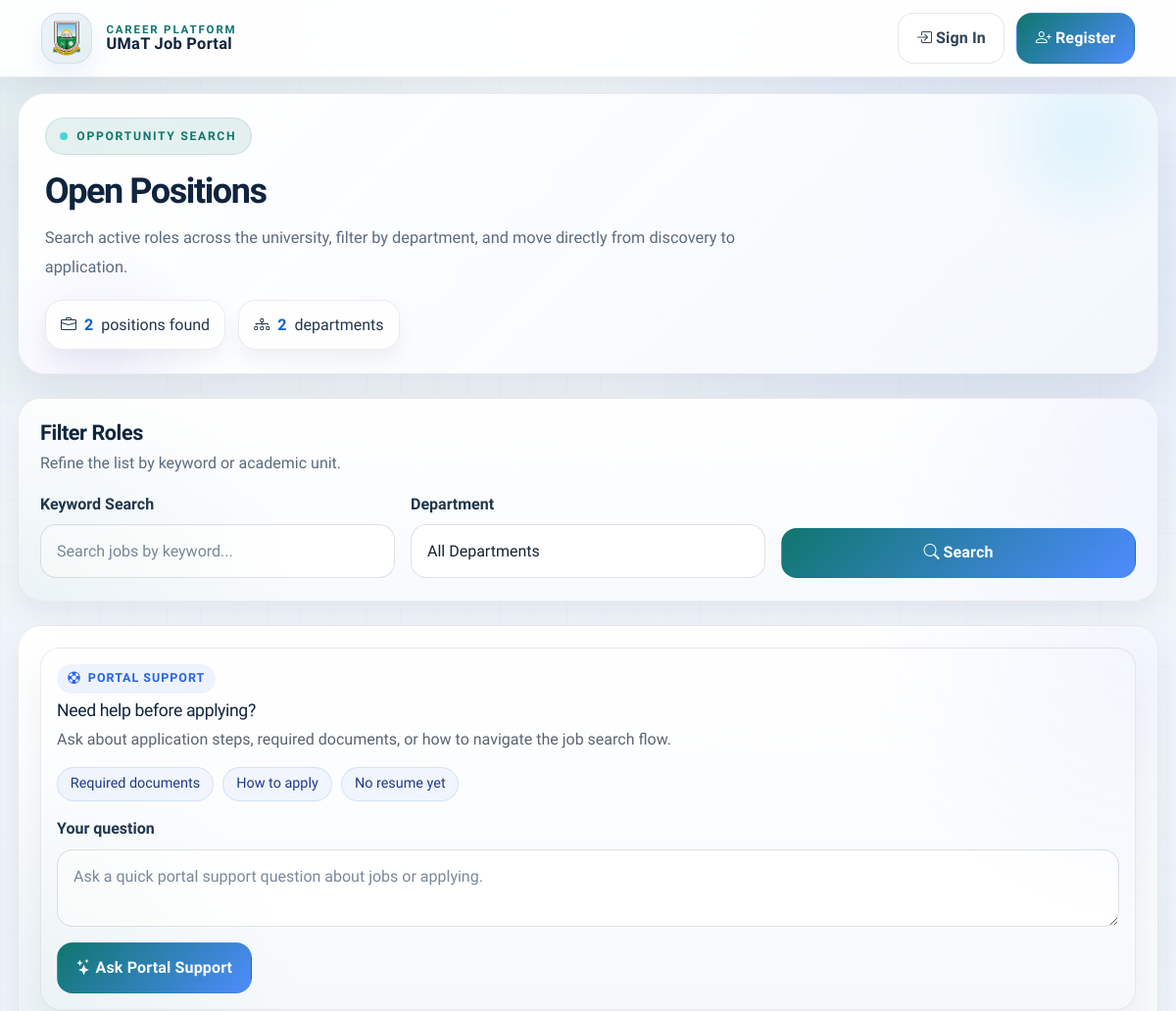
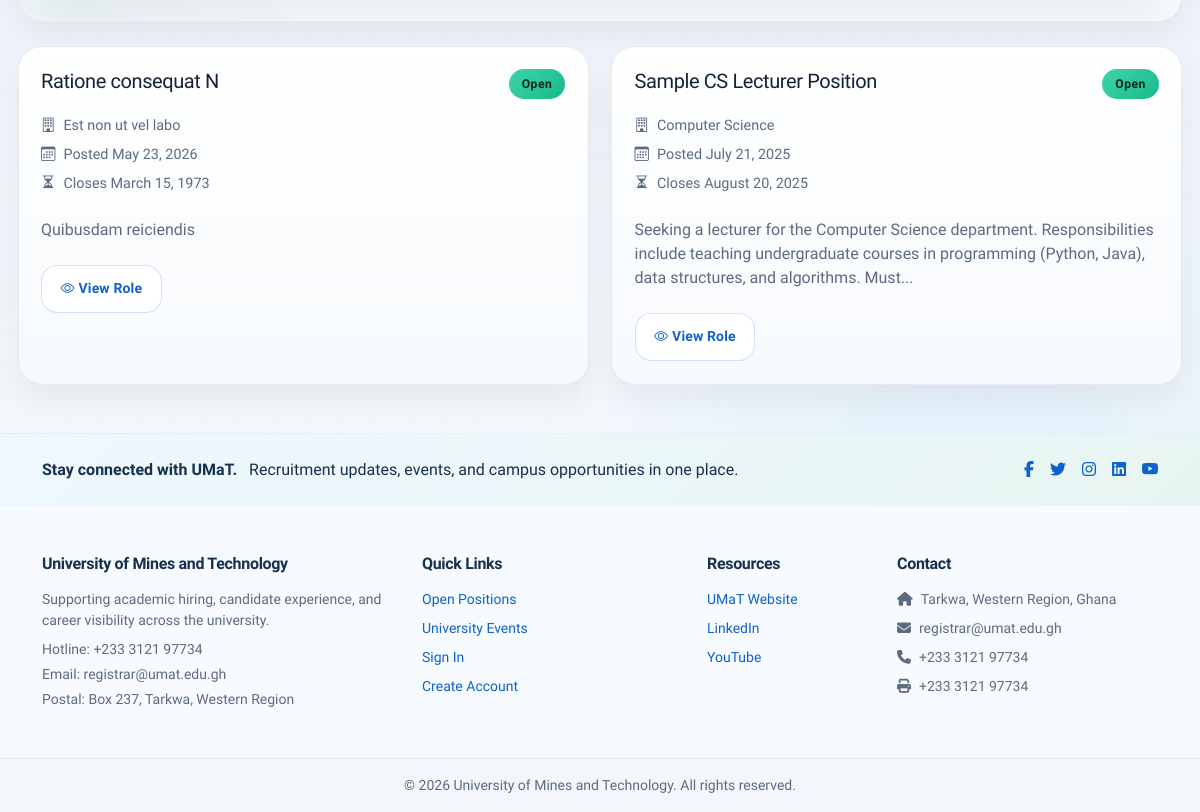
Page /jobs on the committed database (2 pictures, top to bottom).
### app/models.py (models this page shows, shortened)
class Job(db.Model):
    __tablename__ = "jobs"
    job_id = db.Column(db.Integer, primary_key=True)
    title = db.Column(db.String(255), nullable=False)
    description = db.Column(db.Text, nullable=False)
    required_skills = db.Column(db.Text)
    department = db.Column(db.String(100), default="Computer Science")
    location = db.Column(db.String(100))
    salary_range = db.Column(db.String(100))
    posted_by = db.Column(db.Integer, db.ForeignKey("users.id"), nullable=False)
    posted_date = db.Column(db.DateTime, nullable=False, default=datetime.utcnow)
    status = db.Column(db.String(50), nullable=False, default="open")
    closing_date = db.Column(db.DateTime)
    applications = db.relationship("Application", backref="job", lazy=True)
    matches = db.relationship("JobMatch", backref="job", lazy=True)
    @property
    def requirements(self):
        """Backward-compatible alias used by older routes/templates."""
        return self.required_skills

### app/routes.py (the view, shortened to what this page needs)
@bp.route("/jobs")
def view_jobs():
    search = request.args.get('search', '').strip()
    department = request.args.get('department', '').strip()
    query = Job.query.filter_by(status="open")
    if department:
        query = query.filter(Job.department == department)
    jobs = query.order_by(Job.posted_date.desc()).all()
    departments = db.session.query(Job.department).distinct().all()
    departments = [dept[0] for dept in departments if dept[0]]
    return render_template(
        "view_jobs.html",
        title="Open Positions",
        jobs=jobs,
        departments=departments,
        UserRole=UserRole
    )

### app/templates/view_jobs.html (shortened to what this page needs)
{% extends "base.html" %}
{% block content %}
<div class="page-shell">
    <section class="page-hero page-hero--compact">
        <span class="page-hero__eyebrow">Opportunity Search</span>
        <h1 class="page-hero__title">Open Positions</h1>
        <p class="page-hero__subtitle">
            Search active roles across the university, filter by department, and move directly from discovery to application.
        </p>
        <div class="metric-strip">
            <span class="metric-pill"><i class="bi bi-briefcase"></i><strong>{{ jobs|length }}</strong> positions found</span>
            <span class="metric-pill"><i class="bi bi-diagram-3"></i><strong>{{ departments|length }}</strong> departments</span>
        </div>
    </section>
    <section class="card surface-card--padded mb-4">
        <div class="section-header">
            <div>
                <h2 class="surface-section__title">Filter Roles</h2>
                <p class="surface-section__subtitle">Refine the list by keyword or academic unit.</p>
            </div>
        </div>
        <form method="get" class="filter-grid">
            <div>
                <label for="search" class="form-label">Keyword Search</label>
                <input type="text" name="search" id="search" class="form-control" placeholder="Search jobs by keyword..." value="{{ request.args.get('search', '') }}">
            </div>
            <div>
                <label for="department" class="form-label">Department</label>
                <select name="department" id="department" class="form-select">
                    <option value="">All Departments</option>
                </select>
            </div>
            <div class="d-flex align-items-end">
                <button type="submit" class="btn btn-primary w-100"><i class="bi bi-search me-1"></i>Search</button>
            </div>
        </form>
    </section>
    <section class="card surface-card--padded mb-4">
        <div
            class="assistant-widget assistant-widget--compact"
            data-assistant-widget
            data-assistant-endpoint="{{ url_for('assistant.portal_assistant') }}"
            data-assistant-mode="support"
        >
            <div class="assistant-widget__header">
                <div>
                    <span class="assistant-widget__eyebrow"><i class="bi bi-life-preserver"></i>Portal Support</span>
                    <h2 class="assistant-widget__title">Need help before applying?</h2>
                    <p class="assistant-widget__subtitle">Ask about application steps, required documents, or how to navigate the job search flow.</p>
                </div>
            </div>
            <div class="assistant-widget__chips">
                <button type="button" class="assistant-chip" data-assistant-suggestion="What documents do I need before applying for a role?">Required documents</button>
                <button type="button" class="assistant-chip" data-assistant-suggestion="How do I apply once I find the right job?">How to apply</button>
                <button type="button" class="assistant-chip" data-assistant-suggestion="What should I do if I have not uploaded a resume yet?">No resume yet</button>
            </div>
            <div>
                <label class="form-label">Your question</label>
                <textarea class="form-control assistant-widget__textarea" data-assistant-input placeholder="Ask a quick portal support question about jobs or applying."></textarea>
            </div>
            <div class="assistant-widget__actions">
                <button type="button" class="btn btn-primary" data-assistant-submit>
                    <i class="bi bi-stars me-1"></i>Ask Portal Support
                </button>
            </div>
        </div>
    </section>
    {% if jobs %}
        <section class="page-card-grid">
            {% for job in jobs %}
                <article class="job-card">
                    <div class="job-card__body">
                        <div class="d-flex justify-content-between align-items-start gap-3 mb-3">
                            <h2 class="h5 mb-0">{{ job.title }}</h2>
                            <span class="badge {% if job.status == 'open' %}bg-success{% else %}bg-secondary{% endif %}">
                                {{ job.status|title }}
                            </span>
                        </div>
                        <div class="job-card__meta mb-4">
                            <div><i class="bi bi-building me-2"></i>{{ job.department }}</div>
                            <div><i class="bi bi-calendar3 me-2"></i>Posted {{ job.posted_date.strftime('%B %d, %Y') }}</div>
                            {% if job.closing_date %}
                                <div><i class="bi bi-hourglass-split me-2"></i>Closes {{ job.closing_date.strftime('%B %d, %Y') }}</div>
                            {% endif %}
                        </div>
                        <p class="text-secondary mb-0">
                            {{ job.description[:180] }}{% if job.description|length > 180 %}...{% endif %}
                        </p>
                    </div>
                    <div class="job-card__footer">
                        <a href="{{ url_for('main.view_job_detail', job_id=job.job_id) }}" class="btn btn-outline-primary btn-sm">
                            <i class="bi bi-eye me-1"></i>View Role
                        </a>
                    </div>
                </article>
            {% endfor %}
        </section>
    {% endif %}
</div>
{% endblock %}

### rows in the picture
Job: title "Ratione consequat N", status "Open", department "Est non ut vel labo", posted_date "May 23, 2026", closing_date "March 15, 1973", description "Quibusdam reiciendis"
Job: title "Sample CS Lecturer Position", status "Open", department "Computer Science", posted_date "July 21, 2025", closing_date "August 20, 2025", description "Seeking a lecturer for the Computer Science department. Responsibilities include teaching undergraduate courses in programming (Python, Java), data structures, and algorithms. Must"

### other values in the picture
{{ jobs|length }} "2"
{{ departments|length }} "2"
